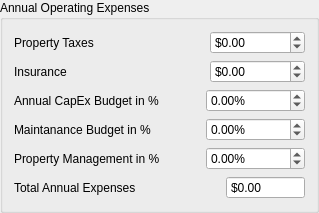
            <widget class="QGroupBox" name="groupBox_annualOperatingExpenses">
             <property name="styleSheet">
              <string notr="true"/>
             </property>
             <property name="title">
              <string>Annual Operating Expenses</string>
             </property>
             <layout class="QGridLayout" name="gridLayout_7">
              <item row="0" column="0">
               <layout class="QHBoxLayout" name="horizontalLayout_19">
                <item>
                 <widget class="QLabel" name="label_20">
                  <property name="sizePolicy">
                   <sizepolicy hsizetype="MinimumExpanding" vsizetype="Preferred">
                    <horstretch>0</horstretch>
                    <verstretch>0</verstretch>
                   </sizepolicy>
                  </property>
                  <property name="text">
                   <string>Property Taxes</string>
                  </property>
                 </widget>
                </item>
                <item>
                 <spacer name="horizontalSpacer_18">
                  <property name="orientation">
                   <enum>Qt::Orientation::Horizontal</enum>
                  </property>
                  <property name="sizeHint" stdset="0">
                   <size>
                    <width>40</width>
                    <height>20</height>
                   </size>
                  </property>
                 </spacer>
                </item>
                <item>
                 <widget class="QDoubleSpinBox" name="doubleSpinBox_propertyTaxes">
                  <property name="prefix">
                   <string>$</string>
                  </property>
                  <property name="minimum">
                   <double>-100000000.000000000000000</double>
                  </property>
                  <property name="maximum">
                   <double>9999999999.989999771118164</double>
                  </property>
                 </widget>
                </item>
               </layout>
              </item>
              <item row="1" column="0">
               <layout class="QHBoxLayout" name="horizontalLayout_20">
                <item>
                 <widget class="QLabel" name="label_21">
                  <property name="sizePolicy">
                   <sizepolicy hsizetype="MinimumExpanding" vsizetype="Preferred">
                    <horstretch>0</horstretch>
                    <verstretch>0</verstretch>
                   </sizepolicy>
                  </property>
                  <property name="text">
                   <string>Insurance</string>
                  </property>
                 </widget>
                </item>
                <item>
                 <spacer name="horizontalSpacer_19">
                  <property name="orientation">
                   <enum>Qt::Orientation::Horizontal</enum>
                  </property>
                  <property name="sizeHint" stdset="0">
                   <size>
                    <width>40</width>
                    <height>20</height>
                   </size>
                  </property>
                 </spacer>
                </item>
                <item>
                 <widget class="QDoubleSpinBox" name="doubleSpinBox_insurance">
                  <property name="prefix">
                   <string>$</string>
                  </property>
                  <property name="minimum">
                   <double>-100000000.000000000000000</double>
                  </property>
                  <property name="maximum">
                   <double>9999999999.989999771118164</double>
                  </property>
                 </widget>
                </item>
               </layout>
              </item>
              <item row="2" column="0">
               <layout class="QHBoxLayout" name="horizontalLayout_21">
                <item>
                 <widget class="QLabel" name="label_22">
                  <property name="sizePolicy">
                   <sizepolicy hsizetype="MinimumExpanding" vsizetype="Preferred">
                    <horstretch>0</horstretch>
                    <verstretch>0</verstretch>
                   </sizepolicy>
                  </property>
                  <property name="text">
                   <string>Annual CapEx Budget in %</string>
                  </property>
                 </widget>
                </item>
                <item>
                 <spacer name="horizontalSpacer_20">
                  <property name="orientation">
                   <enum>Qt::Orientation::Horizontal</enum>
                  </property>
                  <property name="sizeHint" stdset="0">
                   <size>
                    <width>40</width>
                    <height>20</height>
                   </size>
                  </property>
                 </spacer>
                </item>
                <item>
                 <widget class="QDoubleSpinBox" name="doubleSpinBox_annualCapexbudgetInper">
                  <property name="suffix">
                   <string>%</string>
                  </property>
                  <property name="minimum">
                   <double>-100000000.000000000000000</double>
                  </property>
                  <property name="maximum">
                   <double>9999999999.989999771118164</double>
                  </property>
                 </widget>
                </item>
               </layout>
              </item>
              <item row="3" column="0">
               <layout class="QHBoxLayout" name="horizontalLayout_22">
                <item>
                 <widget class="QLabel" name="label_23">
                  <property name="sizePolicy">
                   <sizepolicy hsizetype="MinimumExpanding" vsizetype="Preferred">
                    <horstretch>0</horstretch>
                    <verstretch>0</verstretch>
                   </sizepolicy>
                  </property>
                  <property name="text">
                   <string>Maintanance Budget in %</string>
                  </property>
                 </widget>
                </item>
                <item>
                 <spacer name="horizontalSpacer_21">
                  <property name="orientation">
                   <enum>Qt::Orientation::Horizontal</enum>
                  </property>
                  <property name="sizeHint" stdset="0">
                   <size>
                    <width>40</width>
                    <height>20</height>
                   </size>
                  </property>
                 </spacer>
                </item>
                <item>
                 <widget class="QDoubleSpinBox" name="doubleSpinBox_maintananceBudgetInper">
                  <property name="suffix">
                   <string>%</string>
                  </property>
                  <property name="minimum">
                   <double>-100000000.000000000000000</double>
                  </property>
                  <property name="maximum">
                   <double>9999999999.989999771118164</double>
                  </property>
                 </widget>
                </item>
               </layout>
              </item>
              <item row="4" column="0">
               <layout class="QHBoxLayout" name="horizontalLayout_23">
                <item>
                 <widget class="QLabel" name="label_24">
                  <property name="sizePolicy">
                   <sizepolicy hsizetype="MinimumExpanding" vsizetype="Preferred">
                    <horstretch>0</horstretch>
                    <verstretch>0</verstretch>
                   </sizepolicy>
                  </property>
                  <property name="text">
                   <string>Property Management in %</string>
                  </property>
                 </widget>
                </item>
                <item>
                 <spacer name="horizontalSpacer_22">
                  <property name="orientation">
                   <enum>Qt::Orientation::Horizontal</enum>
                  </property>
                  <property name="sizeHint" stdset="0">
                   <size>
                    <width>40</width>
                    <height>20</height>
                   </size>
                  </property>
                 </spacer>
                </item>
                <item>
                 <widget class="QDoubleSpinBox" name="doubleSpinBox_propertyManagementInper">
                  <property name="suffix">
                   <string>%</string>
                  </property>
                  <property name="minimum">
                   <double>-100000000.000000000000000</double>
                  </property>
                  <property name="maximum">
                   <double>9999999999.989999771118164</double>
                  </property>
                 </widget>
                </item>
               </layout>
              </item>
              <item row="5" column="0">
               <layout class="QHBoxLayout" name="horizontalLayout_24">
                <item>
                 <widget class="QLabel" name="label_25">
                  <property name="sizePolicy">
                   <sizepolicy hsizetype="MinimumExpanding" vsizetype="Preferred">
                    <horstretch>0</horstretch>
                    <verstretch>0</verstretch>
                   </sizepolicy>
                  </property>
                  <property name="text">
                   <string>Total Annual Expenses</string>
                  </property>
                 </widget>
                </item>
                <item>
                 <spacer name="horizontalSpacer_23">
                  <property name="orientation">
                   <enum>Qt::Orientation::Horizontal</enum>
                  </property>
                  <property name="sizeHint" stdset="0">
                   <size>
                    <width>40</width>
                    <height>20</height>
                   </size>
                  </property>
                 </spacer>
                </item>
                <item>
                 <widget class="QDoubleSpinBox" name="doubleSpinBox_totalAnnualExpensesOp">
                  <property name="toolTip">
                   <string>Please fill all the input fields in Monthly Variable Expenses (if owner paid) Box , Property Taxes, Insurance, Annual CapEx Budget, Maintainance Budget, Property Management</string>
                  </property>
                  <property name="readOnly">
                   <bool>true</bool>
                  </property>
                  <property name="buttonSymbols">
                   <enum>QAbstractSpinBox::ButtonSymbols::NoButtons</enum>
                  </property>
                  <property name="prefix">
                   <string>$</string>
                  </property>
                  <property name="minimum">
                   <double>-100000000.000000000000000</double>
                  </property>
                  <property name="maximum">
                   <double>9999999999.989999771118164</double>
                  </property>
                 </widget>
                </item>
               </layout>
              </item>
             </layout>
            </widget>
